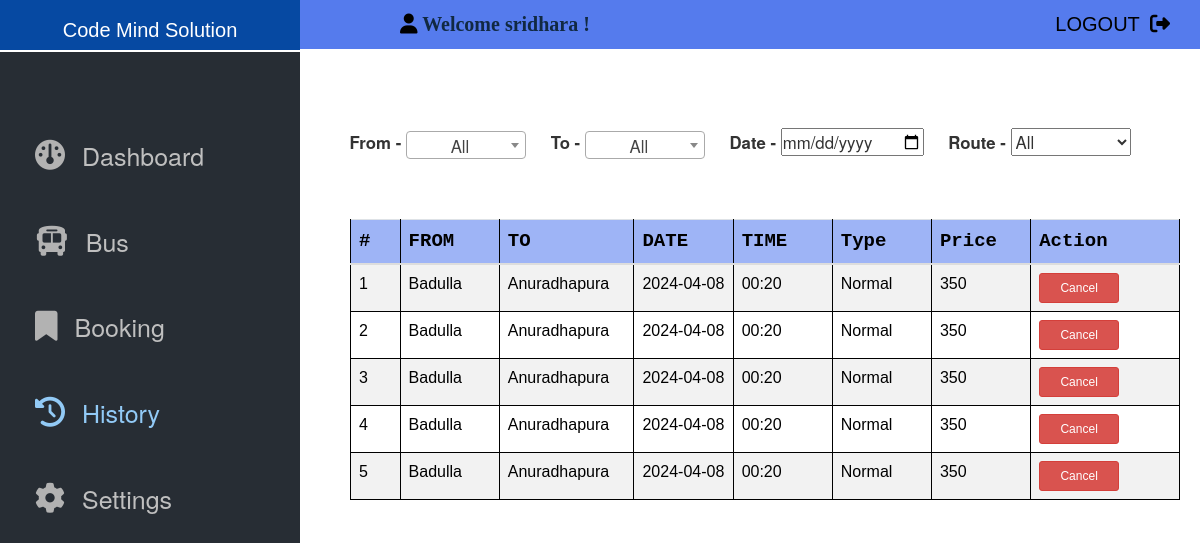
The page /admin/histry.php (signed in) on the database its author committed.
### tables this page shows
CREATE TABLE `book` (
  `bid` int(11) NOT NULL,
  `usid` varchar(11) NOT NULL,
  `seid` varchar(5) NOT NULL,
  `date` varchar(15) NOT NULL,
  `time` varchar(10) NOT NULL,
  `busid` varchar(11) NOT NULL,
  `b_from` varchar(20) NOT NULL,
  `b_to` varchar(20) NOT NULL,
  `price` varchar(12) NOT NULL,
  `type` varchar(10) NOT NULL,
  `buusid` varchar(11) NOT NULL,
  `get_set` int(11) NOT NULL DEFAULT '0'
);

### Web/admin/histry/index.php (called while the page is built)
<?php
require_once 'histry/mobile/bse1.php';
require_once 'histry/pc/bse1.php';
require_once 'histry/pc/bse2.php';
require_once 'histry/pc/bse4.php';
require_once 'histry/mobile/bse2.php';
?>

### Web/admin/histry.php (called while the page is built, shortened)
<?php
require_once 'theam/mobile/head.php';
require_once 'theam/pc/head.php';
require_once 'theam/pc/siderbar.php';
require_once 'histry/index.php';
require_once 'theam/pc/footer.php';
?>

### Web/admin/histry/pc/bse2.php (the view, shortened to what this page needs)
<div class = "left disn">
<?php
$countp = 0;
$todeaget = date("Y-m-d") ;
$todeaget = " ".$todeaget;
$sql = "SELECT * FROM book WHERE date < '$todeaget' and buusid = '$UID'";
$result = $conn->query($sql);
if($result->num_rows >0){
            echo '<div class = "table-wrapper">';
            echo '<table class="table table-striped table-hover" id = "kycsearchresult">';
            echo '<thead class=" fw-bold hcol ">';
            echo '<tr>';
            echo '<th style="width:5%; background-color:#9EB4F6;"  >'. ucfirst('#').'</th>';
            echo '<th style="width:10% ; background-color:#9EB4F6;">'. ucfirst('FROM').'</th>';
            echo '<th style="width:10% ; background-color:#9EB4F6;">'. ucfirst('TO').'</th>';
            echo '<th style="width:10% ; background-color:#9EB4F6;">'. ucfirst('DATE').'</th>';
            echo '<th style="width:10% ; background-color:#9EB4F6;">'. ucfirst('TIME').'</th>';
            echo '<th style="width:10%; background-color:#9EB4F6;">'. ucfirst('Type').'</th>';
            echo '<th style="width:10%; background-color:#9EB4F6;">'. ucfirst('price').'</th>';
            echo '<th style="width:15% ; background-color:#9EB4F6;">'. ucfirst('Action').'</th>';
            echo '</thead>';
            echo '<tbody>';
        while ($row = $result->fetch_assoc()) {
                $countp++ ;
                echo '<tr>';
                echo '<td>'. $countp .'</td>';
                echo '<td>'. $row["b_from"] .'</td>';
                echo '<td>'. $row["b_to"] .'</td>';
                if($row["date"] == 'Daily'){
                    echo '<td style="background-color:#B2FFA2;"><p >'. $row["date"] .'</p></td>';
                }else{
                    echo '<td>'. $row["date"] .'</td>';
                }
                echo '<td>'. $row["time"] .'</td>';
                echo '<td>'. $row["type"] .'</td>';
                echo '<td>'. $row["price"] .'</td>';
                echo "<td>
                <button  class='btn btn-danger btn-sm btn-sme' data-toggle='modal' data-target='#myModal'  onclick=(remove(this.id))   id='".$row["bid"]."'>Cancel</button>
                </td>";
            echo '</tr>';
        }  echo '</tbody>';
            echo '</table>';
            echo '</div>';
        }else {
            echo '<div class="alert alert-secondary">';
            echo '<strong>'.ucfirst('no recound').'!<strong>';
            echo '</div>';
        }
        ;?>
    </div>

### Web/admin/theam/mobile/head.php (style rules this page uses)
:root { --header-height: 3rem; --hue: 174; --sat: 63%; --first-color: #485BFE; --first-color-alt: hsl(var(--hue), var(--sat), 36%); --title-color: hsl(var(--hue), 12%, 15%); --text-color: hsl(var(--hue), 8%, 35%); --body-color: hsl(var(--hue), 100%, 99%); --container-color: #FFF; --body-font: 'Open Sans', sans-serif; --h1-font-size: 1.5rem; --normal-font-size: .938rem; --tiny-font-size: .625rem; --z-tooltip: 10; --z-fixed: 100; }
@media screen and (min-width: 968px) { :root { --h1-font-size: 2.25rem; --normal-font-size: 1rem; } }
* { box-sizing: border-box; padding: 0; margin: 0; }
html { scroll-behavior: smooth; }
@media screen and (min-width: 867px) { body { margin: 0; } }

### Web/admin/histry/pc/bse2.php (style rules this page uses)
.left { padding-left:350px; padding-right:20px; margin-top:60px; }
table, th, td { border: 1px solid; }
td { font-family: Arial, Helvetica, sans-serif; font-size:16px; }
th { text-align: center; font-family: "Lucida Console", "Courier New", monospace; font-size:19px; }
.hcol { background-color: #9EB4F6; position: sticky; top:0px; }
.table-wrapper { max-height: 480px; overflow-y: scroll; }
.btn-sme { width: 80px; }

### rows shown on the page
book: b_from "Badulla", b_to "Anuradhapura", date "2024-04-08", time "00:20", type "Normal", price "350"
book: b_from "Badulla", b_to "Anuradhapura", date "2024-04-08", time "00:20", type "Normal", price "350"
book: b_from "Badulla", b_to "Anuradhapura", date "2024-04-08", time "00:20", type "Normal", price "350"
book: b_from "Badulla", b_to "Anuradhapura", date "2024-04-08", time "00:20", type "Normal", price "350"
book: b_from "Badulla", b_to "Anuradhapura", date "2024-04-08", time "00:20", type "Normal", price "350"

### other values the page prints
$_SESSION['uname'] "sridhara"
